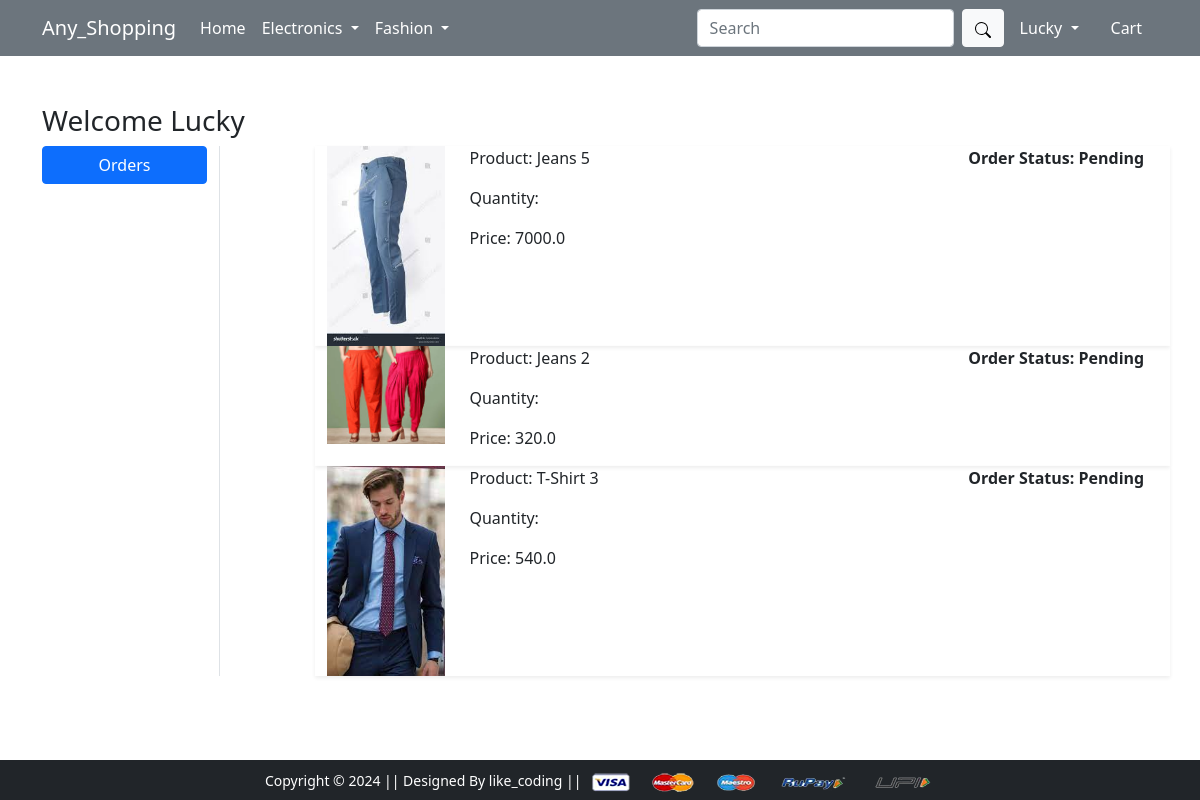
Screenshot of /orders/ (signed in) with the database file from the repository.
### app/models.py (models this page shows, shortened)
class OrderPlaced(models.Model):
    user = models.ForeignKey(User , on_delete=models.CASCADE)
    customer = models.ForeignKey(Customer , on_delete= models.CASCADE)
    product = models.ForeignKey(Product, on_delete=models.CASCADE)
    quantity = models.PositiveIntegerField(default=1)
    ordered_date = models.DateTimeField(auto_now_add=True)
    status = models.CharField(choices=STATUS_CHOICES,max_length=50, default='Pending')
    @property
    def total_cost(self):
        return self.quantity * self.product.discounted_price

class Product(models.Model):
    title = models.CharField(max_length=121)
    selling_price = models.FloatField()
    discounted_price = models.FloatField()
    description = models.TextField()
    brand = models.CharField(max_length=121)
    category = models.CharField(choices=CATEGORY_CHOICES,max_length=121)
    product_image = models.ImageField(upload_to='productimg')

### app/views.py (the view)
# urls.py: path('orders/', views.orders, name='orders'),
@login_required
def orders(request):
 order = OrderPlaced.objects.filter(user=request.user)
 return render(request, 'app/orders.html',{'order_placed':order})

### app/templates/app/orders.html (shortened to what this page needs)
{% extends 'app/base.html' %}
{% load static %}
{% block main-content %}
<div class="container my-5">
    <div class="row">
        <h3>Welcome <span class="text-capitalize">{{request.user}}</span></h3>
        <div class="col-sm-2 border-end">
            <ul class="list-unstyled">
                <li class="d-grid"><a href="{% url 'orders' %}" class="btn btn-primary">Orders</a></li>
            </ul>
        </div>
        <div class="col-sm-9 offset-sm-1">
            {% for op in order_placed %}
            <div class="row shadow-sm ,mb-3">
                <div class="col-sm-2">
                    <img src="{{op.product.product_image.url}}" alt="" srcset="" class="img-fluid" height="150"
                        width="150">
                </div>
                <div class="col-sm-7">
                    <p>Product: {{op.product.title}}</p>
                    <p>Quantity: {{op.title}}</p>
                    <p>Price: {{op.total_cost}}</p>
                </div>
                <div class="col-sm-3 fw-bold">
                    <p>Order Status: {{op.status}}</p>
                </div>
            </div>
            {% endfor %}
        </div>
    </div>
</div>
{% endblock main-content %}

### app/templates/app/base.html (shortened to what this page needs)
<!doctype html>
{% load static %}
<html lang="en">
<head>
  <link href="https://cdn.jsdelivr.net/npm/bootstrap@5.0.0-beta1/dist/css/bootstrap.min.css" rel="stylesheet"
>
  <link rel="stylesheet" href="{% static 'app/css/owl.carousel.min.css' %}">
  <link rel="stylesheet" href="{% static 'app/css/all.min.css' %}">
  <link rel="stylesheet" href="{% static 'app/css/style.css' %}">
</head>
<body>
  <nav class="navbar navbar-expand-lg navbar-dark bg-secondary">
    <div class="container">
      <a class="navbar-brand" href="/">Any_Shopping</a>
      <div class="collapse navbar-collapse" id="navbarSupportedContent">
        <ul class="navbar-nav me-auto mb-2 mb-lg-0">
          <li class="nav-item">
            <a class="nav-link active" aria-current="page" href="/">Home</a>
          </li>
          <li class="nav-item dropdown">
            <a class="nav-link dropdown-toggle text-white" href="#" id="electronicsDropdown" role="button"
              data-bs-toggle="dropdown" aria-expanded="false">
              Electronics
            </a>
          </li>
          <li class="nav-item dropdown">
            <a class="nav-link dropdown-toggle text-white" href="#" id="fashionDropdown" role="button"
              data-bs-toggle="dropdown" aria-expanded="false">
              Fashion
            </a>
          </li>
        </ul>
        <form class="d-flex" method="get" action="{% url 'search' %}">
          <input class="form-control me-2" type="text" placeholder="Search" aria-label="Search" name="anyone">
          <button class="btn btn-light" type="submit"><svg xmlns="http://www.w3.org/2000/svg" width="16" height="16" fill="currentColor" class="bi bi-search" viewBox="0 0 16 16">
            <path d="M11.742 10.344a6.5 6.5 0 1 0-1.397 1.398h-.001q.044.06.098.115l3.85 3.85a1 1 0 0 0 1.415-1.414l-3.85-3.85a1 1 0 0 0-.115-.1zM12 6.5a5.5 5.5 0 1 1-11 0 5.5 5.5 0 0 1 11 0"/>
          </svg></button>
        </form>
        <div>
          <ul class="navbar-nav me-auto mb-2 mb-lg-0">
            {% if request.user.is_authenticated %}
            <li class="nav-item dropdown mx-2">
              <a class="nav-link dropdown-toggle text-white" href="#" id="profileDropdown" role="button"
                data-bs-toggle="dropdown" aria-expanded="false">
                {{request.user.username|capfirst}}
              </a>
            </li>
            <li class="nav-item mx-2">
              <a href="{% url 'show_cart' %}" class="nav-link text-white"> Cart
              </a>
            </li>
            {% endif %}
          </ul>
        </div>
      </div>
    </div>
  </nav>
  {% block main-content %} {% endblock main-content %}
  <footer class="container-fluid bg-dark text-center p-2  absolute fixed-bottom">
    <small class="text-white">Copyright &copy; 2024 || Designed By like_coding || </small>
    <img src="{% static 'app/images/payment.png' %}" alt="" srcset="" class="img-fluid" height="2px">
  </footer>
</body>
</html>

### rows the page displays
OrderPlaced: product.product_image (picture), product "Jeans 5", total_cost "7000.0", status "Pending"
OrderPlaced: product.product_image (picture), product "Jeans 2", total_cost "320.0", status "Pending"
OrderPlaced: product.product_image (picture), product "T-Shirt 3", total_cost "540.0", status "Pending"

### other values shown
{{ request.user.username|capfirst }} "Lucky"
{{ request.user }} "Lucky"
